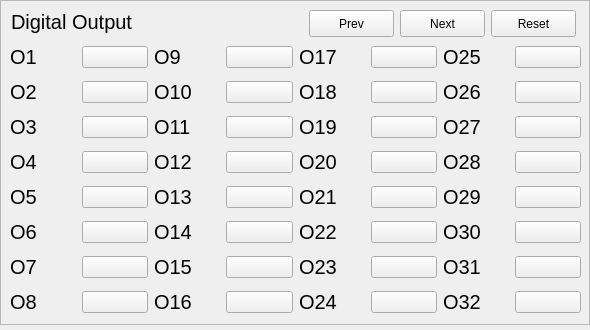
<?xml version="1.0" encoding="UTF-8"?>
<ui version="4.0">
 <class>FormDO</class>
 <widget class="QWidget" name="FormDO">
  <property name="geometry">
   <rect>
    <x>0</x>
    <y>0</y>
    <width>590</width>
    <height>330</height>
   </rect>
  </property>
  <property name="windowTitle">
   <string>Form</string>
  </property>
  <widget class="QFrame" name="frame">
   <property name="geometry">
    <rect>
     <x>0</x>
     <y>0</y>
     <width>590</width>
     <height>325</height>
    </rect>
   </property>
   <property name="frameShape">
    <enum>QFrame::StyledPanel</enum>
   </property>
   <property name="frameShadow">
    <enum>QFrame::Raised</enum>
   </property>
   <widget class="QPushButton" name="btnReset">
    <property name="geometry">
     <rect>
      <x>491</x>
      <y>10</y>
      <width>85</width>
      <height>27</height>
     </rect>
    </property>
    <property name="text">
     <string>Reset</string>
    </property>
   </widget>
   <widget class="QPushButton" name="btnPrev">
    <property name="geometry">
     <rect>
      <x>309</x>
      <y>10</y>
      <width>85</width>
      <height>27</height>
     </rect>
    </property>
    <property name="text">
     <string>Prev</string>
    </property>
   </widget>
   <widget class="QWidget" name="layoutWidget">
    <property name="geometry">
     <rect>
      <x>10</x>
      <y>40</y>
      <width>571</width>
      <height>281</height>
     </rect>
    </property>
    <layout class="QGridLayout" name="gridLayout">
     <item row="0" column="0">
      <widget class="QLabel" name="label1">
       <property name="font">
        <font>
         <pointsize>15</pointsize>
        </font>
       </property>
       <property name="text">
        <string>O1</string>
       </property>
      </widget>
     </item>
     <item row="0" column="1">
      <widget class="QPushButton" name="btn1">
       <property name="text">
        <string/>
       </property>
       <property name="iconSize">
        <size>
         <width>80</width>
         <height>28</height>
        </size>
       </property>
      </widget>
     </item>
     <item row="0" column="2">
      <widget class="QLabel" name="label9">
       <property name="font">
        <font>
         <pointsize>15</pointsize>
        </font>
       </property>
       <property name="text">
        <string>O9</string>
       </property>
      </widget>
     </item>
     <item row="0" column="3">
      <widget class="QPushButton" name="btn9">
       <property name="text">
        <string/>
       </property>
       <property name="iconSize">
        <size>
         <width>80</width>
         <height>28</height>
        </size>
       </property>
      </widget>
     </item>
     <item row="0" column="4">
      <widget class="QLabel" name="label17">
       <property name="font">
        <font>
         <pointsize>15</pointsize>
        </font>
       </property>
       <property name="text">
        <string>O17</string>
       </property>
      </widget>
     </item>
     <item row="0" column="5">
      <widget class="QPushButton" name="btn17">
       <property name="text">
        <string/>
       </property>
       <property name="iconSize">
        <size>
         <width>80</width>
         <height>28</height>
        </size>
       </property>
      </widget>
     </item>
     <item row="0" column="6">
      <widget class="QLabel" name="label25">
       <property name="font">
        <font>
         <pointsize>15</pointsize>
        </font>
       </property>
       <property name="text">
        <string>O25</string>
       </property>
      </widget>
     </item>
     <item row="0" column="7">
      <widget class="QPushButton" name="btn25">
       <property name="text">
        <string/>
       </property>
       <property name="iconSize">
        <size>
         <width>80</width>
         <height>28</height>
        </size>
       </property>
      </widget>
     </item>
     <item row="1" column="0">
      <widget class="QLabel" name="label2">
       <property name="font">
        <font>
         <pointsize>15</pointsize>
        </font>
       </property>
       <property name="text">
        <string>O2</string>
       </property>
      </widget>
     </item>
     <item row="1" column="1">
      <widget class="QPushButton" name="btn2">
       <property name="text">
        <string/>
       </property>
       <property name="iconSize">
        <size>
         <width>80</width>
         <height>28</height>
        </size>
       </property>
      </widget>
     </item>
     <item row="1" column="2">
      <widget class="QLabel" name="label10">
       <property name="font">
        <font>
         <pointsize>15</pointsize>
        </font>
       </property>
       <property name="text">
        <string>O10</string>
       </property>
      </widget>
     </item>
     <item row="1" column="3">
      <widget class="QPushButton" name="btn10">
       <property name="text">
        <string/>
       </property>
       <property name="iconSize">
        <size>
         <width>80</width>
         <height>28</height>
        </size>
       </property>
      </widget>
     </item>
     <item row="1" column="4">
      <widget class="QLabel" name="label18">
       <property name="font">
        <font>
         <pointsize>15</pointsize>
        </font>
       </property>
       <property name="text">
        <string>O18</string>
       </property>
      </widget>
     </item>
     <item row="1" column="5">
      <widget class="QPushButton" name="btn18">
       <property name="text">
        <string/>
       </property>
       <property name="iconSize">
        <size>
         <width>80</width>
         <height>28</height>
        </size>
       </property>
      </widget>
     </item>
     <item row="1" column="6">
      <widget class="QLabel" name="label26">
       <property name="font">
        <font>
         <pointsize>15</pointsize>
        </font>
       </property>
       <property name="text">
        <string>O26</string>
       </property>
      </widget>
     </item>
     <item row="1" column="7">
      <widget class="QPushButton" name="btn26">
       <property name="text">
        <string/>
       </property>
       <property name="iconSize">
        <size>
         <width>80</width>
         <height>28</height>
        </size>
       </property>
      </widget>
     </item>
     <item row="2" column="0">
      <widget class="QLabel" name="label3">
       <property name="font">
        <font>
         <pointsize>15</pointsize>
        </font>
       </property>
       <property name="text">
        <string>O3</string>
       </property>
      </widget>
     </item>
     <item row="2" column="1">
      <widget class="QPushButton" name="btn3">
       <property name="text">
        <string/>
       </property>
       <property name="iconSize">
        <size>
         <width>80</width>
         <height>28</height>
        </size>
       </property>
      </widget>
     </item>
     <item row="2" column="2">
      <widget class="QLabel" name="label11">
       <property name="font">
        <font>
         <pointsize>15</pointsize>
        </font>
       </property>
       <property name="text">
        <string>O11</string>
       </property>
      </widget>
     </item>
     <item row="2" column="3">
      <widget class="QPushButton" name="btn11">
       <property name="text">
        <string/>
       </property>
       <property name="iconSize">
        <size>
         <width>80</width>
         <height>28</height>
        </size>
       </property>
      </widget>
     </item>
     <item row="2" column="4">
      <widget class="QLabel" name="label19">
       <property name="font">
        <font>
         <pointsize>15</pointsize>
        </font>
       </property>
       <property name="text">
        <string>O19</string>
       </property>
      </widget>
     </item>
     <item row="2" column="5">
      <widget class="QPushButton" name="btn19">
       <property name="text">
        <string/>
       </property>
       <property name="iconSize">
        <size>
         <width>80</width>
         <height>28</height>
        </size>
       </property>
      </widget>
     </item>
     <item row="2" column="6">
      <widget class="QLabel" name="label27">
       <property name="font">
        <font>
         <pointsize>15</pointsize>
        </font>
       </property>
       <property name="text">
        <string>O27</string>
       </property>
      </widget>
     </item>
     <item row="2" column="7">
      <widget class="QPushButton" name="btn27">
       <property name="text">
        <string/>
       </property>
       <property name="iconSize">
        <size>
         <width>80</width>
         <height>28</height>
        </size>
       </property>
      </widget>
     </item>
     <item row="3" column="0">
      <widget class="QLabel" name="label4">
       <property name="font">
        <font>
         <pointsize>15</pointsize>
        </font>
       </property>
       <property name="text">
        <string>O4</string>
       </property>
      </widget>
     </item>
     <item row="3" column="1">
      <widget class="QPushButton" name="btn4">
       <property name="text">
        <string/>
       </property>
       <property name="iconSize">
        <size>
         <width>80</width>
         <height>28</height>
        </size>
       </property>
      </widget>
     </item>
     <item row="3" column="2">
      <widget class="QLabel" name="label12">
       <property name="font">
        <font>
         <pointsize>15</pointsize>
        </font>
       </property>
       <property name="text">
        <string>O12</string>
       </property>
      </widget>
     </item>
     <item row="3" column="3">
      <widget class="QPushButton" name="btn12">
       <property name="text">
        <string/>
       </property>
       <property name="iconSize">
        <size>
         <width>80</width>
         <height>28</height>
        </size>
       </property>
      </widget>
     </item>
     <item row="3" column="4">
      <widget class="QLabel" name="label20">
       <property name="font">
        <font>
         <pointsize>15</pointsize>
        </font>
       </property>
       <property name="text">
        <string>O20</string>
       </property>
      </widget>
     </item>
     <item row="3" column="5">
      <widget class="QPushButton" name="btn20">
       <property name="text">
        <string/>
       </property>
       <property name="iconSize">
        <size>
         <width>80</width>
         <height>28</height>
        </size>
       </property>
      </widget>
     </item>
     <item row="3" column="6">
      <widget class="QLabel" name="label28">
       <property name="font">
        <font>
         <pointsize>15</pointsize>
        </font>
       </property>
       <property name="text">
        <string>O28</string>
       </property>
      </widget>
     </item>
     <item row="3" column="7">
      <widget class="QPushButton" name="btn28">
       <property name="text">
        <string/>
       </property>
       <property name="iconSize">
        <size>
         <width>80</width>
         <height>28</height>
        </size>
       </property>
      </widget>
     </item>
     <item row="4" column="0">
      <widget class="QLabel" name="label5">
       <property name="font">
        <font>
         <pointsize>15</pointsize>
        </font>
       </property>
       <property name="text">
        <string>O5</string>
       </property>
      </widget>
     </item>
     <item row="4" column="1">
      <widget class="QPushButton" name="btn5">
       <property name="text">
        <string/>
       </property>
       <property name="iconSize">
        <size>
         <width>80</width>
         <height>28</height>
        </size>
       </property>
      </widget>
     </item>
     <item row="4" column="2">
      <widget class="QLabel" name="label13">
       <property name="font">
        <font>
         <pointsize>15</pointsize>
        </font>
       </property>
       <property name="text">
        <string>O13</string>
       </property>
      </widget>
     </item>
     <item row="4" column="3">
      <widget class="QPushButton" name="btn13">
       <property name="text">
        <string/>
       </property>
       <property name="iconSize">
        <size>
         <width>80</width>
         <height>28</height>
        </size>
       </property>
      </widget>
     </item>
     <item row="4" column="4">
      <widget class="QLabel" name="label21">
       <property name="font">
        <font>
         <pointsize>15</pointsize>
        </font>
       </property>
       <property name="text">
        <string>O21</string>
       </property>
      </widget>
     </item>
     <item row="4" column="5">
      <widget class="QPushButton" name="btn21">
       <property name="text">
        <string/>
       </property>
       <property name="iconSize">
        <size>
         <width>80</width>
         <height>28</height>
        </size>
       </property>
      </widget>
     </item>
     <item row="4" column="6">
      <widget class="QLabel" name="label29">
       <property name="font">
        <font>
         <pointsize>15</pointsize>
        </font>
       </property>
       <property name="text">
        <string>O29</string>
       </property>
      </widget>
     </item>
     <item row="4" column="7">
      <widget class="QPushButton" name="btn29">
       <property name="text">
        <string/>
       </property>
       <property name="iconSize">
        <size>
         <width>80</width>
         <height>28</height>
        </size>
       </property>
      </widget>
     </item>
     <item row="5" column="0">
      <widget class="QLabel" name="label6">
       <property name="font">
        <font>
         <pointsize>15</pointsize>
        </font>
       </property>
       <property name="text">
        <string>O6</string>
       </property>
      </widget>
     </item>
     <item row="5" column="1">
      <widget class="QPushButton" name="btn6">
       <property name="text">
        <string/>
       </property>
       <property name="iconSize">
        <size>
         <width>80</width>
         <height>28</height>
        </size>
       </property>
      </widget>
     </item>
     <item row="5" column="2">
      <widget class="QLabel" name="label14">
       <property name="font">
        <font>
         <pointsize>15</pointsize>
        </font>
       </property>
       <property name="text">
        <string>O14</string>
       </property>
      </widget>
     </item>
     <item row="5" column="3">
      <widget class="QPushButton" name="btn14">
       <property name="text">
        <string/>
       </property>
       <property name="iconSize">
        <size>
         <width>80</width>
         <height>28</height>
        </size>
       </property>
      </widget>
     </item>
     <item row="5" column="4">
      <widget class="QLabel" name="label22">
       <property name="font">
        <font>
         <pointsize>15</pointsize>
        </font>
       </property>
       <property name="text">
        <string>O22</string>
       </property>
      </widget>
     </item>
     <item row="5" column="5">
      <widget class="QPushButton" name="btn22">
       <property name="text">
        <string/>
       </property>
       <property name="iconSize">
        <size>
         <width>80</width>
         <height>28</height>
        </size>
       </property>
      </widget>
     </item>
     <item row="5" column="6">
      <widget class="QLabel" name="label30">
       <property name="font">
        <font>
         <pointsize>15</pointsize>
        </font>
       </property>
       <property name="text">
        <string>O30</string>
       </property>
      </widget>
     </item>
     <item row="5" column="7">
      <widget class="QPushButton" name="btn30">
       <property name="text">
        <string/>
       </property>
       <property name="iconSize">
        <size>
         <width>80</width>
         <height>28</height>
        </size>
       </property>
      </widget>
     </item>
     <item row="6" column="0">
      <widget class="QLabel" name="label7">
       <property name="font">
        <font>
         <pointsize>15</pointsize>
        </font>
       </property>
       <property name="text">
        <string>O7</string>
       </property>
      </widget>
     </item>
     <item row="6" column="1">
      <widget class="QPushButton" name="btn7">
       <property name="text">
        <string/>
       </property>
       <property name="iconSize">
        <size>
         <width>80</width>
         <height>28</height>
        </size>
       </property>
      </widget>
     </item>
     <item row="6" column="2">
      <widget class="QLabel" name="label15">
       <property name="font">
        <font>
         <pointsize>15</pointsize>
        </font>
       </property>
       <property name="text">
        <string>O15</string>
       </property>
      </widget>
     </item>
     <item row="6" column="3">
      <widget class="QPushButton" name="btn15">
       <property name="text">
        <string/>
       </property>
       <property name="iconSize">
        <size>
         <width>80</width>
         <height>28</height>
        </size>
       </property>
      </widget>
     </item>
     <item row="6" column="4">
      <widget class="QLabel" name="label23">
       <property name="font">
        <font>
         <pointsize>15</pointsize>
        </font>
       </property>
       <property name="text">
        <string>O23</string>
       </property>
      </widget>
     </item>
     <item row="6" column="5">
      <widget class="QPushButton" name="btn23">
       <property name="text">
        <string/>
       </property>
       <property name="iconSize">
        <size>
         <width>80</width>
         <height>28</height>
        </size>
       </property>
      </widget>
     </item>
     <item row="6" column="6">
      <widget class="QLabel" name="label31">
       <property name="font">
        <font>
         <pointsize>15</pointsize>
        </font>
       </property>
       <property name="text">
        <string>O31</string>
       </property>
      </widget>
     </item>
     <item row="6" column="7">
      <widget class="QPushButton" name="btn31">
       <property name="text">
        <string/>
       </property>
       <property name="iconSize">
        <size>
         <width>80</width>
         <height>28</height>
        </size>
       </property>
      </widget>
     </item>
     <item row="7" column="0">
      <widget class="QLabel" name="label8">
       <property name="font">
        <font>
         <pointsize>15</pointsize>
        </font>
       </property>
       <property name="text">
        <string>O8</string>
       </property>
      </widget>
     </item>
     <item row="7" column="1">
      <widget class="QPushButton" name="btn8">
       <property name="text">
        <string/>
       </property>
       <property name="iconSize">
        <size>
         <width>80</width>
         <height>28</height>
        </size>
       </property>
      </widget>
     </item>
     <item row="7" column="2">
      <widget class="QLabel" name="label16">
       <property name="font">
        <font>
         <pointsize>15</pointsize>
        </font>
       </property>
       <property name="text">
        <string>O16</string>
       </property>
      </widget>
     </item>
     <item row="7" column="3">
      <widget class="QPushButton" name="btn16">
       <property name="text">
        <string/>
       </property>
       <property name="iconSize">
        <size>
         <width>80</width>
         <height>28</height>
        </size>
       </property>
      </widget>
     </item>
     <item row="7" column="4">
      <widget class="QLabel" name="label24">
       <property name="font">
        <font>
         <pointsize>15</pointsize>
        </font>
       </property>
       <property name="text">
        <string>O24</string>
       </property>
      </widget>
     </item>
     <item row="7" column="5">
      <widget class="QPushButton" name="btn24">
       <property name="text">
        <string/>
       </property>
       <property name="iconSize">
        <size>
         <width>80</width>
         <height>28</height>
        </size>
       </property>
      </widget>
     </item>
     <item row="7" column="6">
      <widget class="QLabel" name="label32">
       <property name="font">
        <font>
         <pointsize>15</pointsize>
        </font>
       </property>
       <property name="text">
        <string>O32</string>
       </property>
      </widget>
     </item>
     <item row="7" column="7">
      <widget class="QPushButton" name="btn32">
       <property name="text">
        <string/>
       </property>
       <property name="iconSize">
        <size>
         <width>80</width>
         <height>28</height>
        </size>
       </property>
      </widget>
     </item>
    </layout>
   </widget>
   <widget class="QLabel" name="label_33">
    <property name="geometry">
     <rect>
      <x>11</x>
      <y>10</y>
      <width>131</width>
      <height>23</height>
     </rect>
    </property>
    <property name="sizePolicy">
     <sizepolicy hsizetype="Preferred" vsizetype="Fixed">
      <horstretch>0</horstretch>
      <verstretch>0</verstretch>
     </sizepolicy>
    </property>
    <property name="font">
     <font>
      <pointsize>15</pointsize>
     </font>
    </property>
    <property name="text">
     <string>Digital Output</string>
    </property>
   </widget>
   <widget class="QPushButton" name="btnNext">
    <property name="geometry">
     <rect>
      <x>400</x>
      <y>10</y>
      <width>85</width>
      <height>27</height>
     </rect>
    </property>
    <property name="text">
     <string>Next</string>
    </property>
   </widget>
  </widget>
 </widget>
 <resources/>
 <connections/>
</ui>
